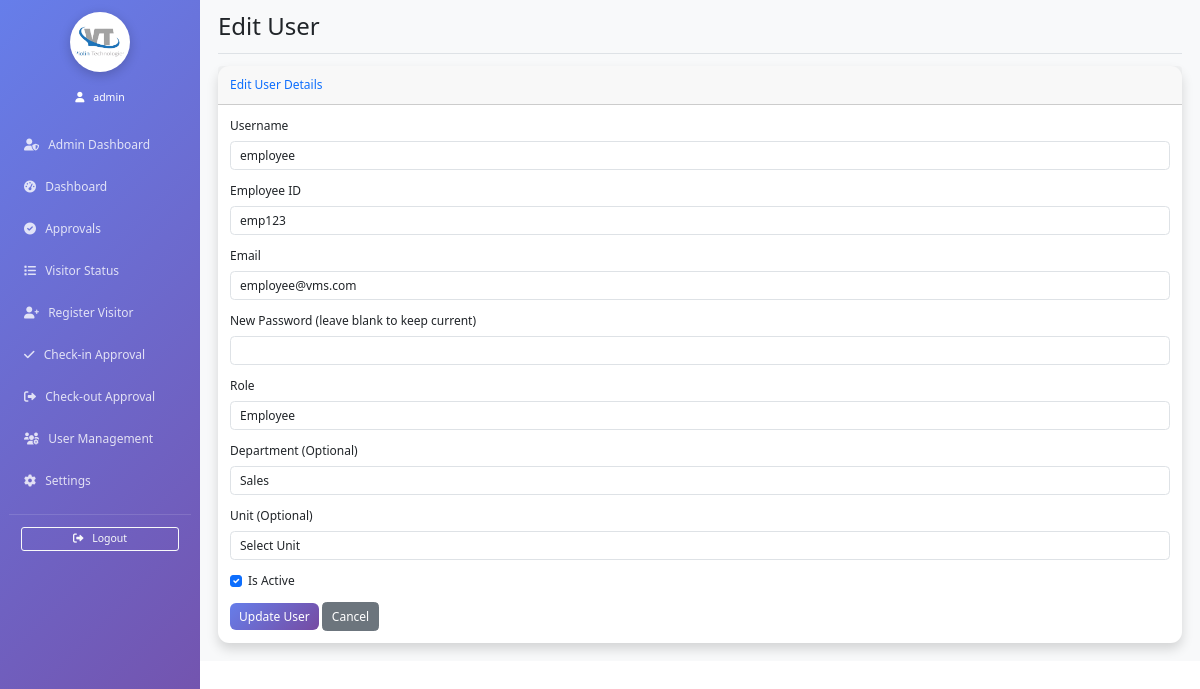
The page /vms/edit_user/2 (signed in) on the database its author committed.
### app.py (models this page shows)
class User(UserMixin, db.Model):
    id = db.Column(db.Integer, primary_key=True)
    employee_id = db.Column(db.String(80), unique=True, nullable=False)
    email = db.Column(db.String(120), unique=True, nullable=False)
    password_hash = db.Column(db.String(255), nullable=False)
    role = db.Column(db.String(20), nullable=False)
    username = db.Column(db.String(100), nullable=False)
    department = db.Column(db.String(100))
    unit = db.Column(db.String(100))
    is_active = db.Column(db.Boolean, default=True)
    created_at = db.Column(db.DateTime, default=lambda: datetime.now(IST_TIMEZONE))

### app.py (the view, shortened to what this page needs)
@app.route('/vms/edit_user/<int:user_id>', methods=['GET', 'POST'])
@rate_limit(limit=30, window=60, name='edit_user')
@login_required
def edit_user(user_id):
    if current_user.role != 'admin':
        flash('Access denied!', 'error')
        return redirect(url_for('dashboard',_external=True))
    user = User.query.get_or_404(user_id)
    return render_template('edit_user.html', user=user)

### app.py (called while the page is built)
def _rate_key(name: str):
    try:
        identifier = None
        if current_user.is_authenticated:
            identifier = f"user:{current_user.id}"
        else:
            identifier = f"ip:{request.headers.get('X-Forwarded-For', request.remote_addr) or 'unknown'}"
        return f"{identifier}:{name}"
    except Exception:
        return f"ip:{request.remote_addr or 'unknown'}:{name}"

@login_manager.user_loader
def load_user(user_id):
    return User.query.get(int(user_id))

@app.before_request
def adjust_script_root():
    if request.path.startswith('/vms'):
        request.environ['SCRIPT_NAME'] = '/vms'

@app.after_request
def set_security_headers(response):
    response.headers.setdefault('X-Frame-Options', 'DENY')
    response.headers.setdefault('X-Content-Type-Options', 'nosniff')
    response.headers.setdefault('Referrer-Policy', 'no-referrer')
    response.headers.setdefault('Cache-Control', 'no-store')
    csp = "default-src 'self'; img-src 'self' data:; style-src 'self' 'unsafe-inline' https://cdn.jsdelivr.net https://cdnjs.cloudflare.com; script-src 'self' 'unsafe-inline' https://cdn.jsdelivr.net https://cdnjs.cloudflare.com https://unpkg.com; font-src 'self' https://cdnjs.cloudflare.com;"
    response.headers.setdefault('Content-Security-Policy', csp)
    if request.is_secure:
        response.headers.setdefault('Strict-Transport-Security', 'max-age=63072000; includeSubDomains; preload')
    return response

### templates/edit_user.html (shortened to what this page needs)
{% extends "base.html" %}
{% block page_title %}Edit User{% endblock %}
{% block content %}
<div class="card shadow mb-4">
    <div class="card-header py-3">
        <h6 class="m-0 font-weight-bold text-primary">Edit User Details</h6>
    </div>
    <div class="card-body">
        <form method="POST" action="{{ url_for('edit_user', user_id=user.id) }}">
            <div class="mb-3">
                <label for="username" class="form-label">Username</label>
                <input type="text" class="form-control" id="username" name="username" value="{{ user.username }}" required>
            </div>
            <div class="mb-3">
                <label for="employee_id" class="form-label">Employee ID</label>
                <input type="text" class="form-control" id="employee_id" name="employee_id" value="{{ user.employee_id }}" required>
            </div>
            <div class="mb-3">
                <label for="email" class="form-label">Email</label>
                <input type="email" class="form-control" id="email" name="email" value="{{ user.email }}" required>
            </div>
            <div class="mb-3">
                <label for="password" class="form-label">New Password (leave blank to keep current)</label>
                <input type="password" class="form-control" id="password" name="password">
            </div>
            <div class="mb-3">
                <label for="role" class="form-label">Role</label>
                <select class="form-control" id="role" name="role" required>
                    <option value="employee" {% if user.role == 'employee' %}selected{% endif %}>Employee</option>
                </select>
            </div>
            <div class="mb-3">
                <label for="department" class="form-label">Department (Optional)</label>
                <input type="text" class="form-control" id="department" name="department" value="{{ user.department or '' }}">
            </div>
            <div class="mb-3">
                <label for="unit" class="form-label">Unit (Optional)</label>
                <select class="form-control" id="unit" name="unit">
                    <option value="">Select Unit</option>
                </select>
            </div>
            <div class="mb-3 form-check">
                <input type="checkbox" class="form-check-input" id="is_active" name="is_active" {% if user.is_active %}checked{% endif %}>
                <label class="form-check-label" for="is_active">Is Active</label>
            </div>
            <button type="submit" class="btn btn-primary">Update User</button>
            <a href="{{ url_for('user_management') }}" class="btn btn-secondary">Cancel</a>
        </form>
    </div>
</div>
{% endblock %}

### templates/base.html (shortened to what this page needs)
<!DOCTYPE html>
<html lang="en">
<head>
    <link href="{{ url_for('static', filename='vendor/bootstrap/css/bootstrap.min.css') }}" rel="stylesheet">
    <link href="{{ url_for('static', filename='vendor/fontawesome/css/all.min.css') }}" rel="stylesheet">
    <link href="{{ url_for('static', filename='vendor/select2/css/select2.min.css') }}" rel="stylesheet" />
</head>
<body>
    {% if current_user.is_authenticated %}
    <div class="container-fluid">
        <div class="row">
            <nav class="col-md-3 col-lg-2 d-md-block sidebar collapse">
                <div class="position-sticky pt-3">
                    <div class="text-center mb-4">
                        <img src="{{ url_for('static', filename='logo.png') }}" alt="Company Logo" style="width: 80px; height: 80px; border-radius: 50%; object-fit: contain; margin: 0 auto 10px auto; display: block; background-color: white; box-shadow: 0 4px 15px rgba(0,0,0,0.2); padding: 5px;">
                    </div>
                    {% if current_user.is_authenticated %}
                    <div class="text-center mb-4">
                        <div class="text-white small">
                            <i class="fas fa-user me-2"></i> {{ current_user.username }}
                        </div>
                    </div>
                    {% endif %}
                    <ul class="nav flex-column">
                        {% if current_user.role == 'admin' %}
                         <li class="nav-item">
                            <a class="nav-link {% if request.endpoint == 'admin_dashboard' %}active{% endif %}" href="{{ url_for('admin_dashboard') }}">
                                <i class="fas fa-user-shield me-2"></i> Admin Dashboard
                            </a>
                        </li>
                        {% endif %}
                        {% if current_user.role in ['admin', 'security', 'employee'] %}
                        <li class="nav-item">
                            <a class="nav-link {% if request.endpoint == 'dashboard' %}active{% endif %}" href="{{ url_for('dashboard') }}">
                                <i class="fas fa-tachometer-alt me-2"></i> Dashboard
                            </a>
                        </li>
                        <li class="nav-item">
                            <a class="nav-link {% if request.endpoint == 'approval_dashboard' %}active{% endif %}" href="{{ url_for('approval_dashboard') }}">
                                <i class="fas fa-check-circle me-2"></i> Approvals
                            </a>
                        </li>
                        <li class="nav-item">
                            <a class="nav-link {% if request.endpoint == 'visitor_status' %}active{% endif %}" href="{{ url_for('visitor_status') }}">
                                <i class="fas fa-list me-2"></i> Visitor Status
                            </a>
                        </li>
                        <li class="nav-item">
                            <a class="nav-link {% if request.endpoint == 'register_visitor' %}active{% endif %}" href="{{ url_for('register_visitor') }}">
                                <i class="fas fa-user-plus me-2"></i> Register Visitor
                            </a>
                        </li>
                        {% endif %}
                         {% if current_user.role in ['admin', 'security'] %}
                        <li class="nav-item">
                            <a class="nav-link {% if request.endpoint == 'check_in_approval' %}active{% endif %}" href="{{ url_for('check_in_approval') }}">
                                <i class="fas fa-check me-2"></i> Check-in Approval
                            </a>
                        </li>
                        <li class="nav-item">
                            <a class="nav-link {% if request.endpoint == 'check_out_approval' %}active{% endif %}" href="{{ url_for('check_out_approval') }}">
                                <i class="fas fa-sign-out-alt me-2"></i> Check-out Approval
                            </a>
                        </li>
                        {% endif %}
                        {% if current_user.role == 'admin' %}
                        <li class="nav-item">
                            <a class="nav-link {% if request.endpoint == 'user_management' %}active{% endif %}" href="{{ url_for('user_management') }}">
                                <i class="fas fa-users-cog me-2"></i> User Management
                            </a>
                        </li>
                        <li class="nav-item">
                            <a class="nav-link {% if request.endpoint == 'settings' %}active{% endif %}" href="{{ url_for('settings') }}">
                                <i class="fas fa-cog me-2"></i> Settings
                            </a>
                        </li>
                    </ul>
                    {% endif %}
                    <hr class="text-white-50">
                    <div class="px-3">
                        <a href="{{ url_for('logout') }}" class="btn btn-outline-light btn-sm w-100">
                            <i class="fas fa-sign-out-alt me-2"></i> Logout
                        </a>
                    </div>
                </div>
            </nav>
            <main class="col-md-9 ms-sm-auto col-lg-10 px-md-4 main-content" style="margin-left: calc(25% + 1.5rem);">
                <div class="d-flex justify-content-between flex-wrap flex-md-nowrap align-items-center pt-3 pb-2 mb-3 border-bottom">
                    <h1 class="h2">{% block page_title %}{% endblock %}</h1>
                </div>
                {% block content %}{% endblock %}
            </main>
        </div>
    </div>
    {% else %}
        {% block auth_content %}{% endblock %}
    {% endif %}
</body>
</html>

### templates/base.html (style rules this page uses)
.sidebar { position: fixed; top: 0; left: 0; bottom: 0; z-index: 1000; min-height: 100vh; background: linear-gradient(135deg, #667eea 0%, #764ba2 100%); }
.sidebar .nav-link { color: rgba(255,255,255,0.8); padding: 12px 20px; margin: 4px 0; border-radius: 8px; transition: all 0.3s ease; }
.main-content { background-color: #f8f9fa; min-height: 100vh; }
.card { border: none; border-radius: 15px; box-shadow: 0 4px 6px rgba(0,0,0,0.1); transition: transform 0.3s ease; }
.btn-primary { background: linear-gradient(135deg, #667eea 0%, #764ba2 100%); border: none; border-radius: 8px; }
body { zoom: 0.75; }
.sidebar, .navbar, .main-content .d-flex.justify-content-between, .alert, .card-header .btn-group, .card-header .btn { display: none !important; }
.main-content { margin-left: 0 !important; padding: 0 !important; }
.container-fluid .row { display: block !important; }
.col-md-9.ms-sm-auto.col-lg-10.px-md-4 { width: 100% !important; max-width: 100% !important; flex: none !important; }
.card { box-shadow: none !important; border: 1px solid #ccc !important; }
.card-body { padding: 0 !important; }

### rows shown on the page
User: username "admin"
User: username "employee", employee_id "emp123", email "employee@vms.com", role "Employee", department "Sales", is_active "☑"
